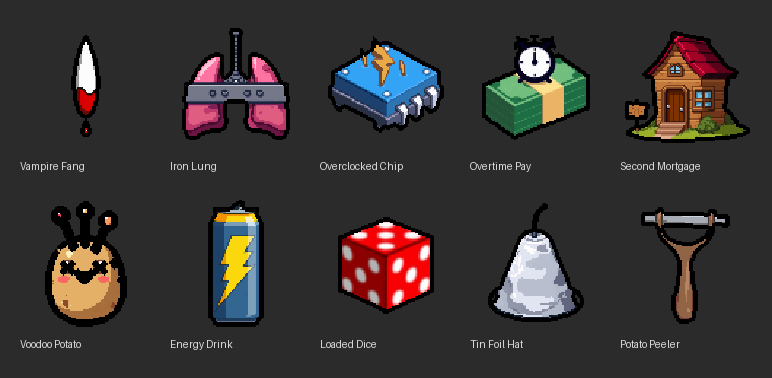
#> input picture asset-dev/batch1_contact.png, 772 x 378 px
$ python whiten_eyes.py batch1_contact.png batch2_contact.png
#> lines starting #> are read from the running program, lines starting #| are printed output that depends on the picture; after the words box and inside, x2 and y2 are one past the last pixel; in counts of white or black regions, pixels touching at a corner belong together
#!/usr/bin/env python3
"""Normalize eye catchlights to PURE white. Light specks enclosed by dark
(the shine inside black eyes) get forced to #FFFFFF so a vectorizer keeps them
as one unambiguous white -- never splitting one to the cheek color."""
import sys
import numpy as np
from PIL import Image


def whiten(inp, outp, radius=4, dark_frac=0.40, light_lum=150, dark_lum=70):
#> called with inp = 'batch1_contact.png', outp = 'batch2_contact.png', radius = 4, dark_frac = 0.4, light_lum = 150, dark_lum = 70
    a = np.array(Image.open(inp).convert("RGBA"))
    rgb = a[..., :3].astype(np.int32)
    al = a[..., 3]
#> al: shape (378, 772); every value is 255
    lum = 0.299 * rgb[..., 0] + 0.587 * rgb[..., 1] + 0.114 * rgb[..., 2]
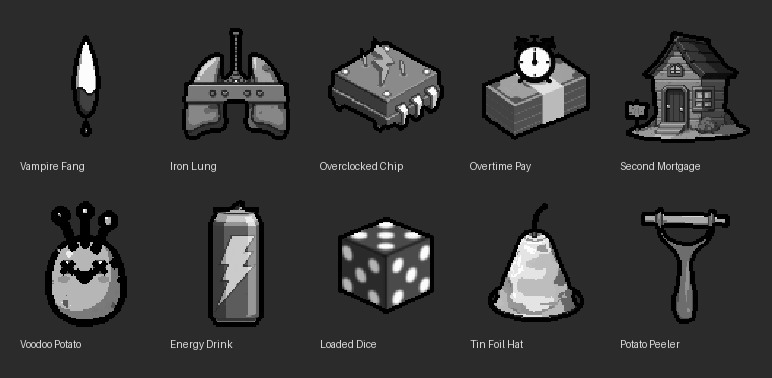
#> lum: shape (378, 772) float64; min 0, max 253.9, mean 53.5
    light = (lum >= light_lum) & (al >= 128)
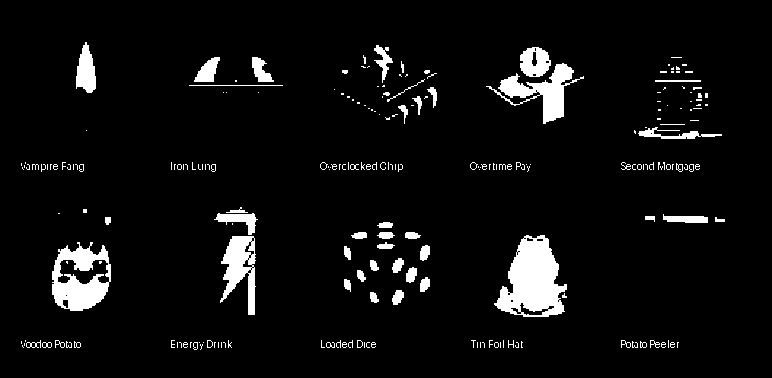
#> light: shape (378, 772) bool; 5.8% white; 231 white regions (166 under 20 px), largest, box (x1, y1, x2, y2) and area: (494, 235, 567, 317) 3610, (52, 242, 111, 311) 2365, (486, 63, 584, 124) 1860
    dark = (lum <= dark_lum) & (al >= 128)
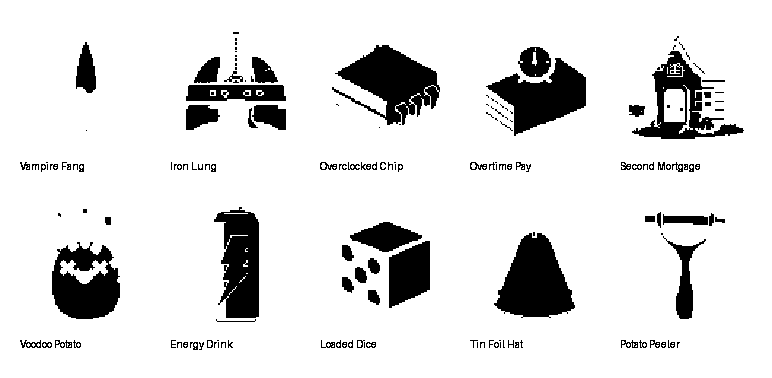
#> dark: shape (378, 772) bool; 87.6% white; 165 black regions (84 under 20 px), largest, box (x1, y1, x2, y2) and area: (332, 45, 440, 125) 4382, (494, 233, 575, 318) 4354, (486, 58, 586, 136) 3828
    darkcount = np.zeros(dark.shape, np.float32)
    total = 0
    for dy in range(-radius, radius + 1):
        for dx in range(-radius, radius + 1):
            if dx * dx + dy * dy > radius * radius:
                continue
            total += 1
            darkcount += np.roll(np.roll(dark, dy, 0), dx, 1).astype(np.float32)
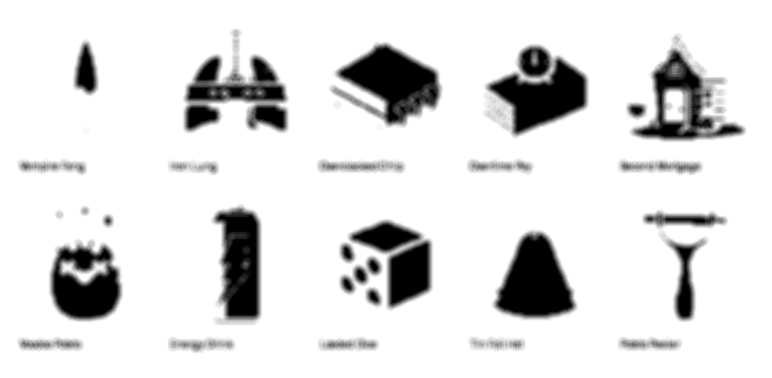
#> darkcount: shape (378, 772) float32; min 0, max 49, mean 42.9; drawn with min black and max white
#> after the loop, total = 49
    enclosed = light & (darkcount / total >= dark_frac)
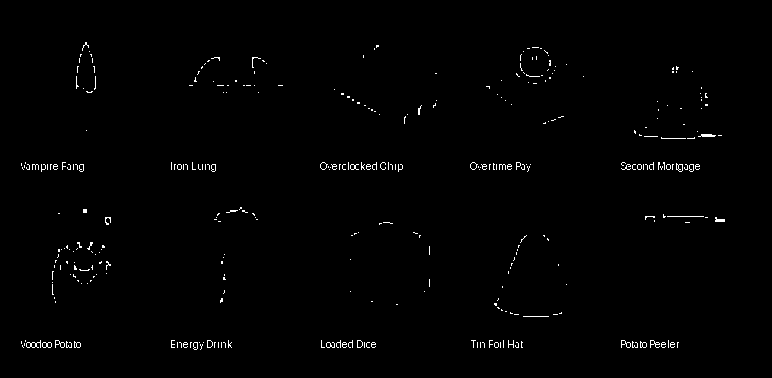
#> enclosed: shape (378, 772) bool; 0.9% white in thin lines or dots, all inside (x1, y1, x2, y2) = (21, 42, 725, 350)
    out = a.copy()
    out[enclosed, 0] = 255
    out[enclosed, 1] = 255
    out[enclosed, 2] = 255
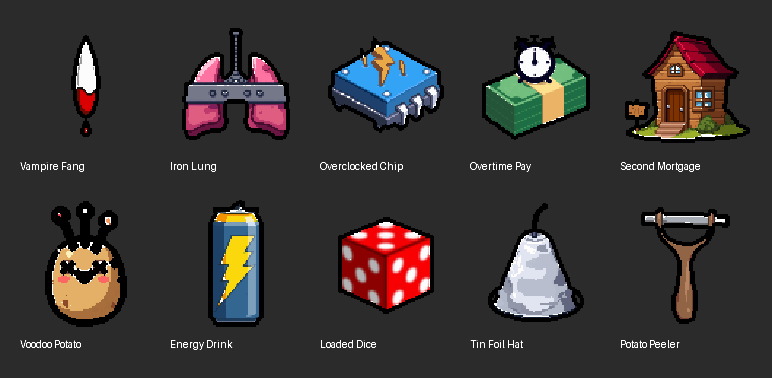
#> out: shape (378, 772, 4); mean R, G, B, A 57.3, 52.9, 51.9, 255
    out[enclosed, 3] = 255
    Image.fromarray(out).save(outp)
    print(f"wrote {outp}: {int(enclosed.sum())} catchlight px -> pure white")
#| wrote batch2_contact.png: 2621 catchlight px -> pure white


if __name__ == "__main__":
    whiten(sys.argv[1], sys.argv[2])
